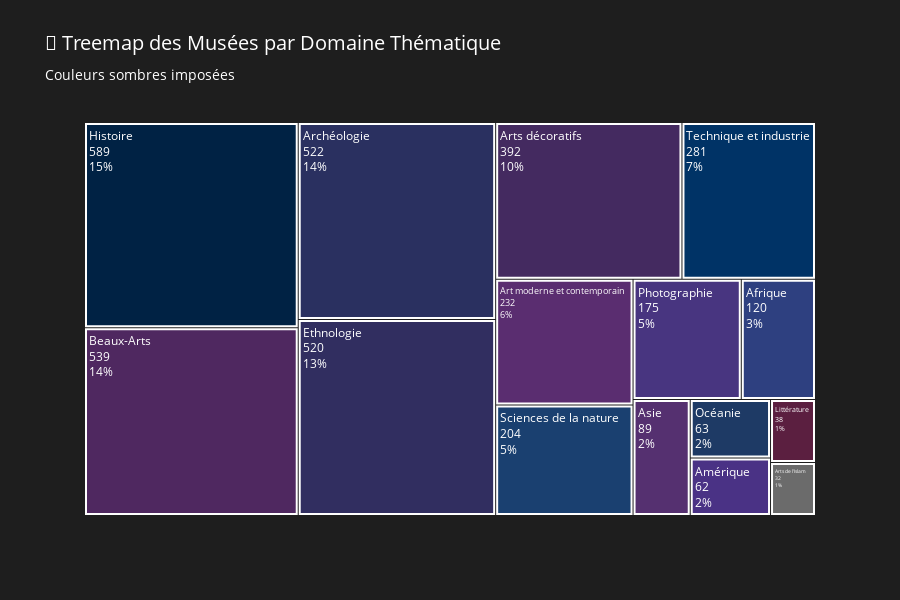

The code cell stored with this chart in its notebook:
### Code cell
import pandas as pd
import plotly.express as px
import plotly.graph_objects as go

def create_theme_treemap():
    """Treemap des musées par thématique avec palette sombre"""
    
    # ✅ CONFIRMATION : Charger VOTRE fichier CSV
    print("📂 Chargement de VOTRE fichier : 'data/museecleaned.csv'")
    df = pd.read_csv('data/museecleaned.csv')
    print(f"✅ {len(df)} musées chargés depuis votre fichier")
    
    # VOS COULEURS SOMBRES IMPOSÉES
    dark_colors = [
        '#002244',  # Bleu nuit profond
        '#4F2860',  # Violet sombre
        '#2A3060',  # Bleu-violet
        '#312E60',  # Violet bleuté
        '#442A60',  # Violet foncé
        '#003366',  # Bleu nuit variation
        '#5A2D70',  # Violet sombre variation
        '#1A4070',  # Bleu profond
        '#483580',  # Violet-bleu
        '#2E4080',  # Bleu-violet clair
        '#553070',  # Violet profond
        '#1E3A65',  # Bleu sombre
        '#4A3285',  # Violet-bleu intense
        '#5B1F40',  # Bordeaux sombre
        '#6B6B6B'   # Gris sombre
    ]
    
    print("\n🎨 APPLICATION DE VOS COULEURS SOMBRES IMPOSÉES")
    
    # TREEMAP PAR DOMAINE THÉMATIQUE
    if 'Domaine_thematique' in df.columns:
        print("\n📊 TREEMAP: Domaines Thématiques")
        
        # Exploser les domaines multiples
        df_exploded = df.assign(Domaine=df['Domaine_thematique'].str.split(';')).explode('Domaine')
        df_exploded['Domaine'] = df_exploded['Domaine'].str.strip()
        df_exploded = df_exploded.dropna(subset=['Domaine'])
        
        # Nettoyer et regrouper les domaines
        def clean_domaine(domaine):
            domaine = str(domaine).strip()
            # Regrouper les Beaux-Arts
            if 'beaux' in domaine.lower() and 'arts' in domaine.lower():
                return 'Beaux-Arts'
            return domaine
        
        df_exploded['Domaine'] = df_exploded['Domaine'].apply(clean_domaine)
        
        # Enlever "Inconnu"
        df_exploded = df_exploded[df_exploded['Domaine'] != 'Inconnu']
        
        # Compter par domaine
        domaine_counts = df_exploded['Domaine'].value_counts().head(15)
        
        # Créer le treemap avec VOS couleurs
        fig = go.Figure(go.Treemap(
            labels=domaine_counts.index,
            values=domaine_counts.values,
            parents=[""] * len(domaine_counts),
            textinfo="label+value+percent root",
            textfont_size=12,
            marker=dict(
                colors=dark_colors[:len(domaine_counts)],
                line=dict(width=2, color='white')
            )
        ))
        
        fig.update_layout(
            title="🎨 Treemap des Musées par Domaine Thématique<br><sub>Couleurs sombres imposées</sub>",
            font=dict(size=14, color='white'),
            paper_bgcolor='#1e1e1e',
            plot_bgcolor='#1e1e1e',
            height=600
        )
        
        fig.show()
        
        print("🏆 TOP 15 Domaines Thématiques:")
        for i, (dom, count) in enumerate(domaine_counts.head(15).items(), 1):
            pct = (count / len(df)) * 100
            print(f"{i:2d}. {dom}: {count} musées ({pct:.1f}%)")
    
    # STATISTIQUES FINALES
    print("\n📈 STATISTIQUES DE VOTRE FICHIER:")
    print(f"• Fichier source: data/museecleaned.csv")
    print(f"• Total musées analysés: {len(df)}")
    if 'Domaine_thematique' in df.columns:
        nb_domaines = len(df_exploded['Domaine'].unique())
        print(f"• Diversité thématique: {nb_domaines} domaines")
    print(f"• Palette appliquée: {len(dark_colors)} couleurs sombres imposées")

if __name__ == "__main__":
    create_theme_treemap()

### Figure 1 — Plotly figure (JSON) as saved in the notebook; plotly's stock layout.template omitted (floating-point values rounded to 4 significant figures)
{"data": [{"labels": ["Histoire", "Beaux-Arts", "Archéologie", "Ethnologie", "Arts décoratifs", "Technique et industrie", "Art moderne et contemporain", "Sciences de la nature", "Photographie", "Afrique", "Asie", "Océanie", "Amérique", "Littérature", "Arts de l'Islam"], "marker": {"colors": ["#002244", "#4F2860", "#2A3060", "#312E60", "#442A60", "#003366", "#5A2D70", "#1A4070", "#483580", "#2E4080", "#553070", "#1E3A65", "#4A3285", "#5B1F40", "#6B6B6B"], "line": {"color": "white", "width": 2}}, "parents": ["", "", "", "", "", "", "", "", "", "", "", "", "", "", ""], "textfont": {"size": 12}, "textinfo": "label+value+percent root", "type": "treemap", "values": [589, 539, 522, 520, 392, 281, 232, 204, 175, 120, 89, 63, 62, 38, 32]}], "layout": {"font": {"color": "white", "size": 14}, "height": 600, "paper_bgcolor": "#1e1e1e", "plot_bgcolor": "#1e1e1e", "title": {"text": "🎨 Treemap des Musées par Domaine Thématique<br><sub>Couleurs sombres imposées</sub>"}}}
